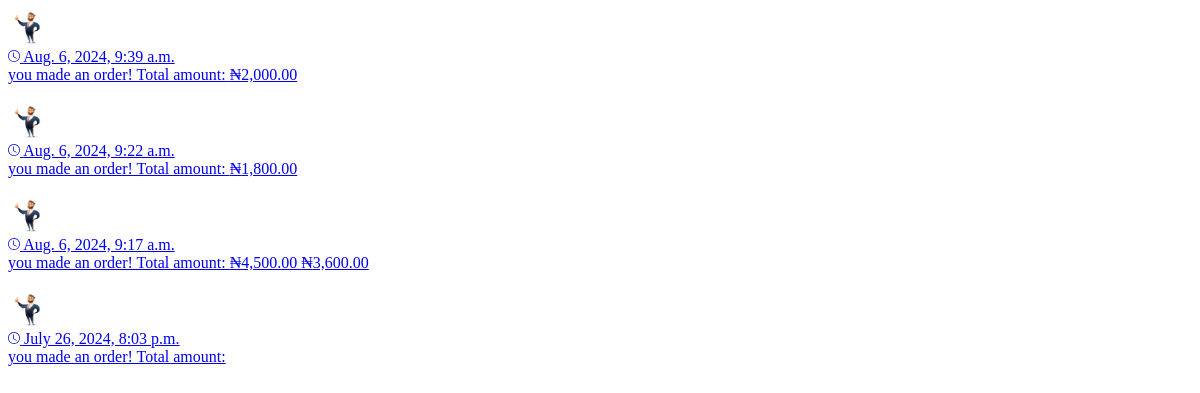
The page /users/user_notifications/ (signed in) on the database as committed earlier.
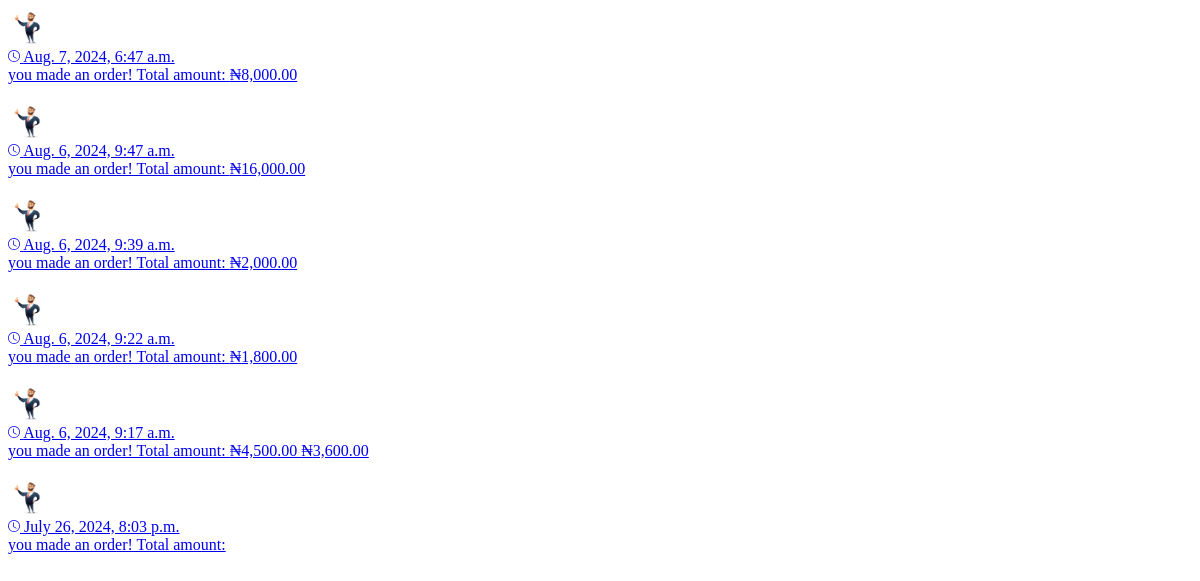
The same page on the database as committed later.
### users/models.py (models this page shows, shortened)
class Notification(models.Model):
    NOTIFICATION_TYPES = (
        (1, "Account Created"), (2, "Order"),
    )
    user = models.ForeignKey(settings.AUTH_USER_MODEL, blank=True, null=True, on_delete=models.CASCADE,
                             related_name="noti_to_user")
    notification_type = models.IntegerField(choices=NOTIFICATION_TYPES)
    orders = models.ManyToManyField(Checkout, blank=True)
    date_posted = models.DateTimeField(default=datetime.now)
    is_seen = models.BooleanField(default=False)

### products/models.py (models this page shows, shortened)
class Checkout(models.Model):
    user = models.ForeignKey(settings.AUTH_USER_MODEL, on_delete=models.CASCADE)
    product = models.ForeignKey(Product, on_delete=models.CASCADE)
    quantity = models.IntegerField(default=0)
    complete = models.BooleanField(default=False, null=True, blank=True)
    date_posted = models.DateTimeField(default=datetime.now)
    class Meta:
        ordering = ["-date_posted"]
    @property
    def get_total(self):
        total = self.product.price * self.quantity
        return total

class Product(models.Model):
    id = models.UUIDField(default=uuid.uuid4, unique=True, primary_key=True, editable=False)
    name = models.CharField(max_length=100)
    price = models.FloatField(default=0)
    description = RichTextField()
    category = models.ForeignKey(Category, on_delete=models.CASCADE)
    image = CloudinaryField('image', default='thumbnail-placeholder-500x334.jpg')
    rating_count = models.FloatField(default=0)
    product_purchase = models.IntegerField(default=0)
    date_posted = models.DateTimeField(default=datetime.now)
    date_updated = models.DateTimeField(auto_now=True)
    class Meta:
        ordering = ["-date_posted"]

### users/views.py (the view)
# urls.py: path("users/user_notifications/", user_view.user_notifications, name="user_notifications"),
@login_required
def user_notifications(request):
    queryset = []
    for i in Notification.objects.filter(user=request.user):
        queryset.append(i.is_seen == True)
        i.is_seen = True
        i.save()
    notification = Notification.objects.filter(user=request.user).order_by("-id")[:10]
    return render(request, 'users/partials/user_notifications.html',
                  {'notification': notification})

### users/templates/users/partials/user_notifications.html (shortened to what this page needs)
{% load static %}
{% load humanize %}
{% if notification %}
{% for i in notification %}
{% if i.notification_type == 2 %}
<div class="box-element">
    <a class="dropdown-item d-flex align-items-center" href="#">
        <div class="dropdown-list-image mr-2">
            <img src="{% static 'images/successful-beard-businessman-character-gives-thumb-up-successful-man-smile-finger-agreement_573689-518.avif' %}"
                 class="avatar rounded-circle" width="40px" height="40px"
                 alt="...">
        </div>
        <div class="ml-3">
            <div class="small text-gray-500">
                <svg xmlns="http://www.w3.org/2000/svg" width="12" height="12"
                     fill="currentColor" class="bi bi-clock" viewBox="0 0 16 16">
                    <path d="M8 3.5a.5.5 0 0 0-1 0V9a.5.5 0 0 0 .252.434l3.5 2a.5.5 0 0 0 .496-.868L8 8.71V3.5z"/>
                    <path d="M8 16A8 8 0 1 0 8 0a8 8 0 0 0 0 16zm7-8A7 7 0 1 1 1 8a7 7 0 0 1 14 0z"/>
                </svg>
                {{ i.date_posted }}
            </div>
            <span class="font-weight-bold">
                you made an order! Total amount:
                {% for order in i.orders.all %}
                ₦{{ order.get_total|floatformat:2|intcomma }}
                {% endfor %}
            </span>
        </div>
    </a>
</div>
{% endif %}
{% endfor %}
{% else %}
<h5> Nothing to see here because you haven't purchased anything</h5>
<br>
{% endif %}

Rows that differ between the two databases and show on the page:
added Notification: notification_type 2 (drawn), date_posted "Aug. 7, 2024, 6:47 a.m."
added Checkout: get_total "8,000.00", shown under "Aug. 7, 2024, 6:47 a.m."
added Notification: notification_type 2 (drawn), date_posted "Aug. 6, 2024, 9:47 a.m."
now on this page (row edited): Checkout: get_total "16,000.00", shown under "Aug. 6, 2024, 9:47 a.m."
